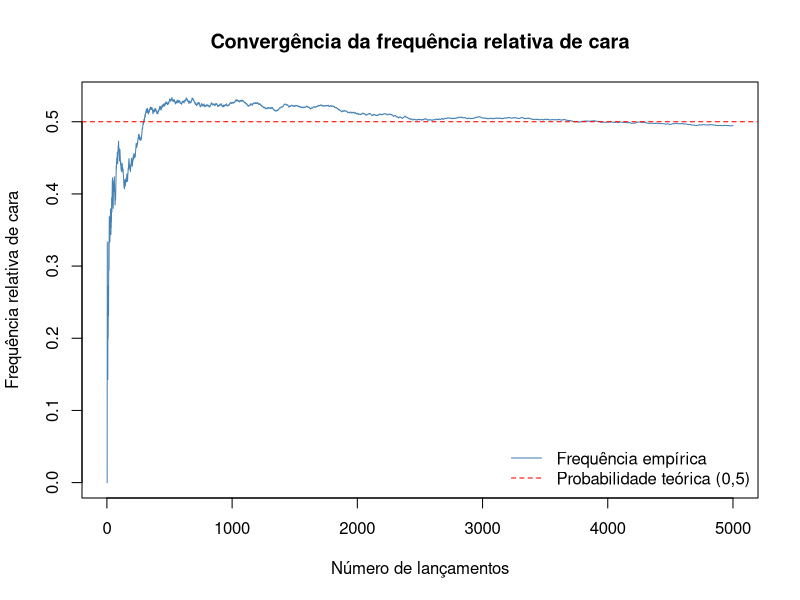
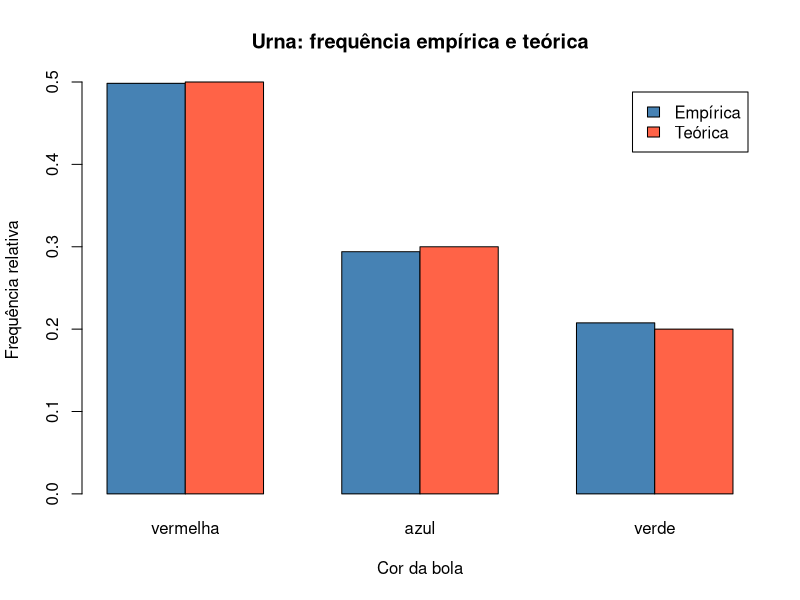
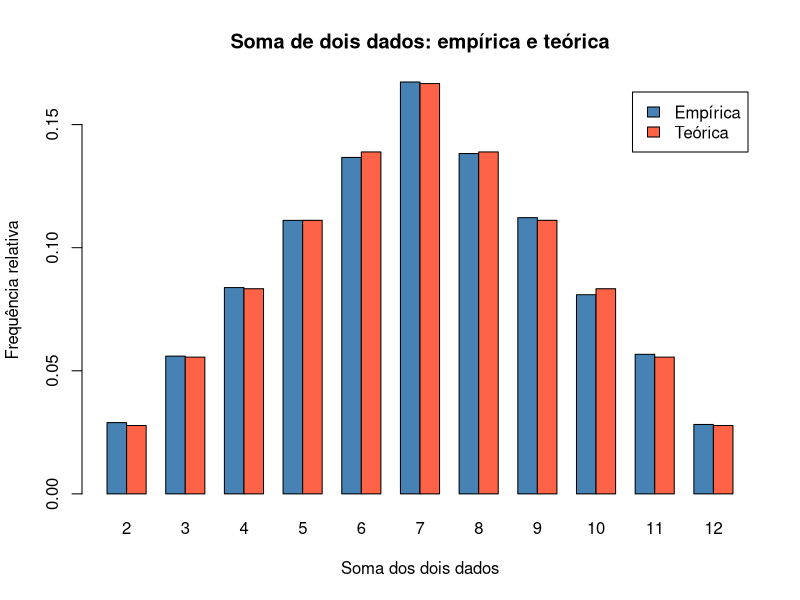
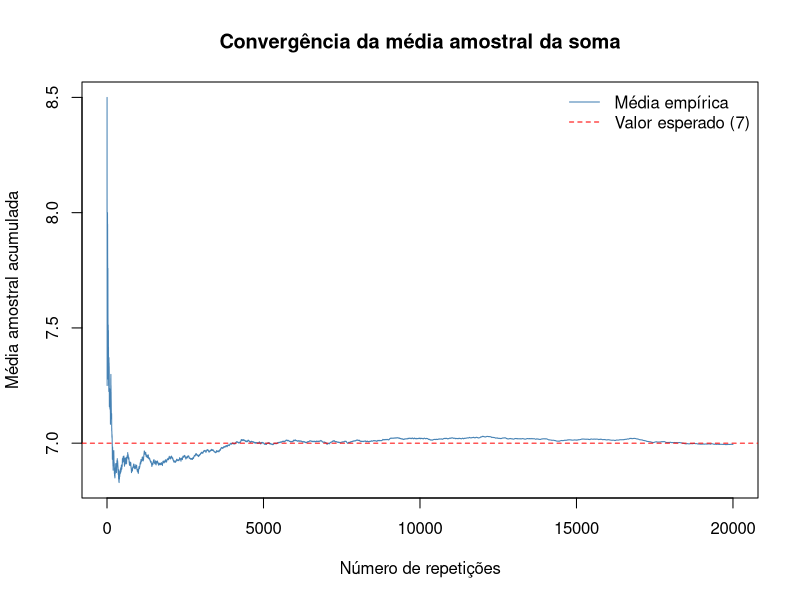

The R source for these figures, in order:
set.seed(42)

pasta <- "imagens"

# 2.1 Moeda
n_moeda <- 5000
result <- runif(n_moeda)
eh_cara <- result < 0.5
freq_rel <- cumsum(eh_cara) / seq_len(n_moeda)

print(freq_rel[5000])

png(file.path(pasta, "fig_moeda_convergencia.png"), width = 1600, height = 1100, res = 200)
plot(freq_rel, type = "l", col = "steelblue",
     xlab = "Número de lançamentos",
     ylab = "Frequência relativa de cara",
     main = "Convergência da frequência relativa de cara")
abline(h = 0.5, col = "red", lty = 2)
legend("bottomright", legend = c("Frequência empírica", "Probabilidade teórica (0,5)"),
       col = c("steelblue", "red"), lty = c(1, 2), bty = "n")
dev.off()

# 2.2 Urna
urna <- c(rep("vermelha", 5), rep("azul", 3), rep("verde", 2))
n_urna <- 8000
retiradas <- sample(urna, size = n_urna, replace = TRUE)

freq_emp_urna <- table(factor(retiradas, levels = c("vermelha", "azul", "verde"))) / n_urna
prob_teo_urna <- c(0.5, 0.3, 0.2)

print(freq_emp_urna)

comp_urna <- rbind(as.numeric(freq_emp_urna), prob_teo_urna)

png(file.path(pasta, "fig_urna_freq.png"), width = 1600, height = 1100, res = 200)
barplot(comp_urna, beside = TRUE, col = c("steelblue", "tomato"),
        names.arg = c("vermelha", "azul", "verde"),
        legend.text = c("Empírica", "Teórica"),
        xlab = "Cor da bola", ylab = "Frequência relativa",
        main = "Urna: frequência empírica e teórica")
dev.off()

# 2.3 Soma de dois dados
n_rep <- 20000
soma <- replicate(n_rep, sum(sample(1:6, size = 2, replace = TRUE)))

freq_emp_soma <- table(factor(soma, levels = 2:12)) / n_rep
freq_teo_soma <- c(1, 2, 3, 4, 5, 6, 5, 4, 3, 2, 1) / 36

comp_soma <- rbind(as.numeric(freq_emp_soma), freq_teo_soma)

png(file.path(pasta, "fig_soma_dois_dados.png"), width = 1600, height = 1100, res = 200)
barplot(comp_soma, beside = TRUE, col = c("steelblue", "tomato"),
        names.arg = 2:12,
        legend.text = c("Empírica", "Teórica"),
        xlab = "Soma dos dois dados", ylab = "Frequência relativa",
        main = "Soma de dois dados: empírica e teórica")
dev.off()

media_soma <- cumsum(soma) / seq_len(n_rep)

print(media_soma[n_rep])

png(file.path(pasta, "fig_soma_media.png"), width = 1600, height = 1100, res = 200)
plot(media_soma, type = "l", col = "steelblue",
     xlab = "Número de repetições",
     ylab = "Média amostral acumulada",
     main = "Convergência da média amostral da soma")
abline(h = 7, col = "red", lty = 2)
legend("topright", legend = c("Média empírica", "Valor esperado (7)"),
       col = c("steelblue", "red"), lty = c(1, 2), bty = "n")
dev.off()
